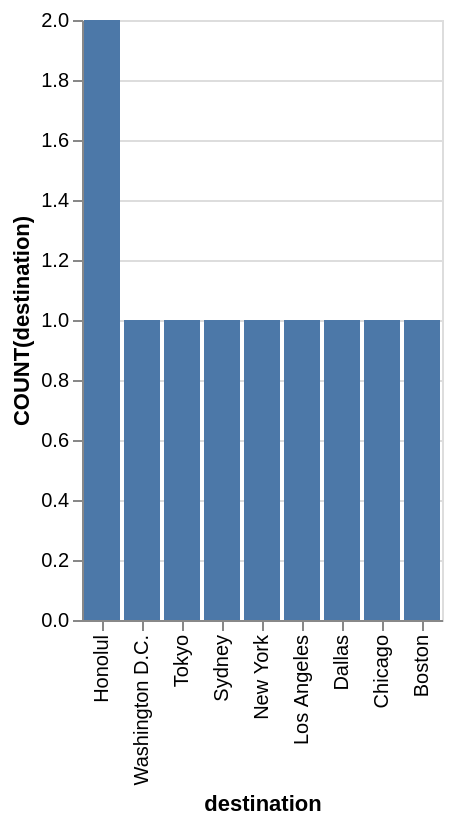

Write the Vega-Lite specification saved for this chart.
### Vega-Lite specification from a JSON file in a GitHub repository (floating-point values rounded to 4 significant figures)
{"data": {"values": [{"x_data": "Honolul", "y_data": 2}, {"x_data": "Washington D.C.", "y_data": 1}, {"x_data": "Tokyo", "y_data": 1}, {"x_data": "Sydney", "y_data": 1}, {"x_data": "New York", "y_data": 1}, {"x_data": "Los Angeles", "y_data": 1}, {"x_data": "Dallas", "y_data": 1}, {"x_data": "Chicago", "y_data": 1}, {"x_data": "Boston", "y_data": 1}]}, "mark": "bar", "encoding": {"x": {"field": "x_data", "type": "nominal", "title": "destination", "sort": {"op": "sum", "field": "y_data", "order": "descending"}}, "y": {"field": "y_data", "type": "quantitative", "title": "COUNT(destination)"}}}
